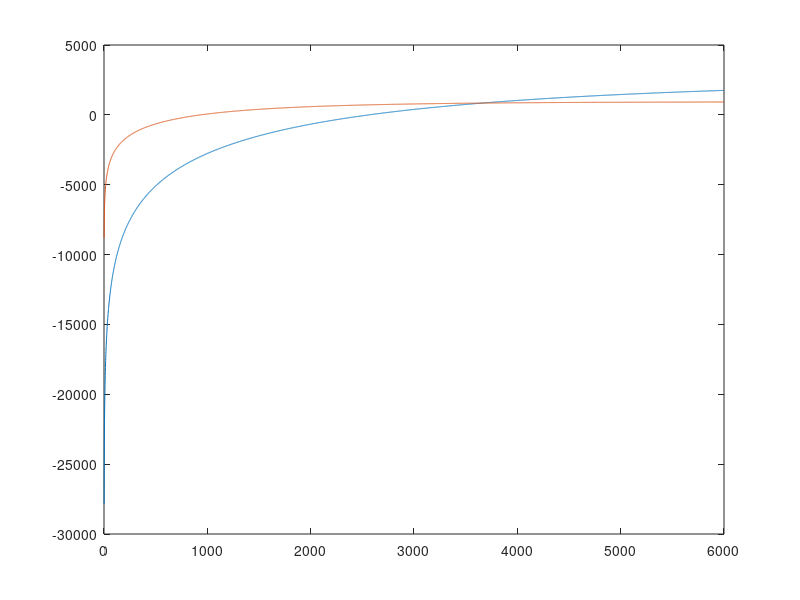

Reproduce this figure in MATLAB.
close all;
clear all;

% T11 = 1300; % white matter
% T12 = 3100; % CSF
% T13 = 1576; % Grey matter
T11 = 700; % white matter
T12 = 3700; % CSF
T13 = 1350; % Grey matter


TR = 6000; 
Tro = 2000;

T1_1 = T12;
T1_2 = T13;

% Null WM and GM

Ti = 1:TR;

E1 = exp(-Ti/T1_1);
ER = 0;
E2 = (1-ER)./(2*(1-E1));
firts_Ti_2 = -T1_1*log(E2);

clear E1 ER E2;


E1 = exp(-Ti/T1_2);
ER = 0;
E2 = (1-ER)./(2*(1-E1));
second_Ti_2 = -T1_2*log(E2);


plot(Ti, firts_Ti_2);
hold on
plot(Ti, second_Ti_2);




[mini,I] = min(abs(firts_Ti_2-second_Ti_2));

Ti1 = firts_Ti_2(I);
Ti2 = Ti(I);

        




